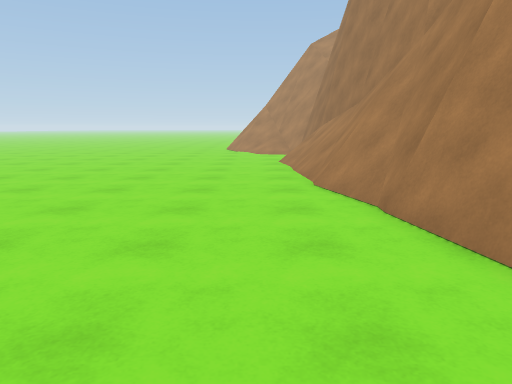
view 1 (above)

24 first-person views from a walk through a Unity game level. The camera is 1.4 m above the floor, tilts 10° down and sees 70° across. The floor is counted in squares, 1 m on a side. Each view is taken from the middle of a square. On the plan, view 1 faces up. The plan holds only what a view shows up to about 16 squares ahead; the rest is blank. The place goes on beyond the plan. The player is left out.

view 2
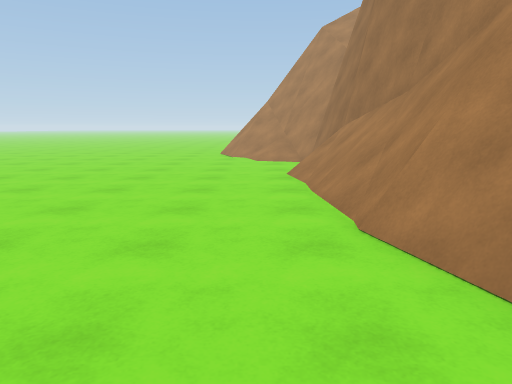

view 3
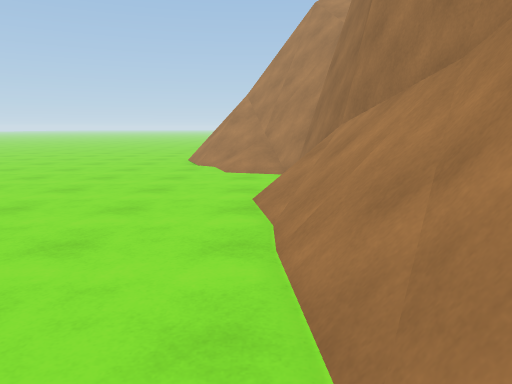

view 4
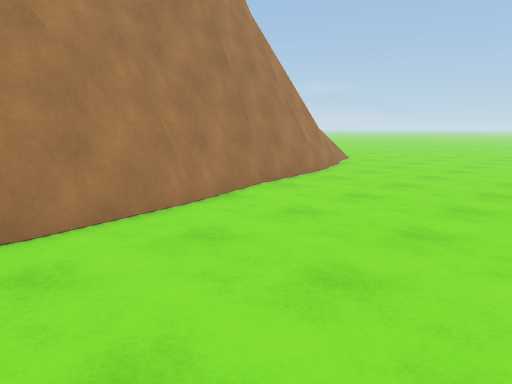

view 5
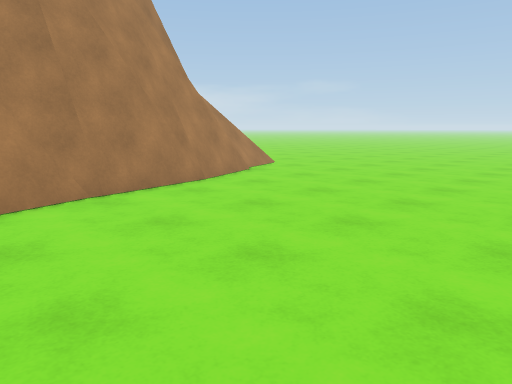

view 6
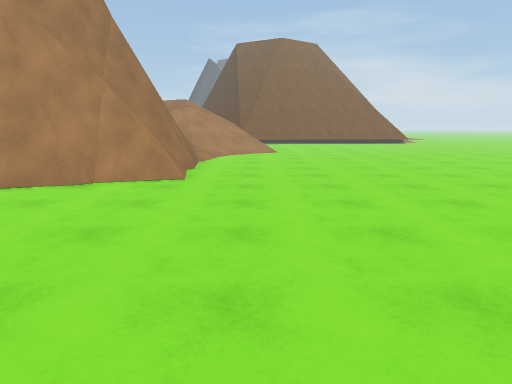

view 7
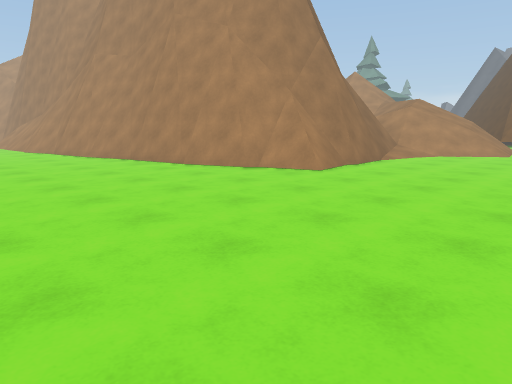

view 8
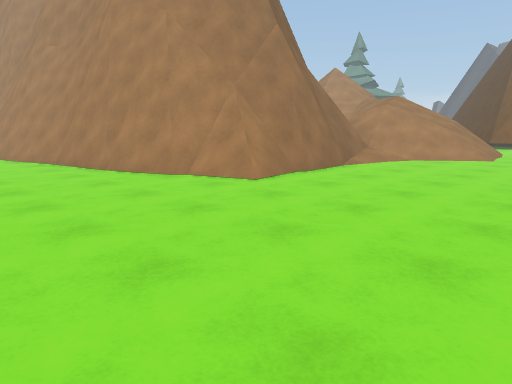

view 9
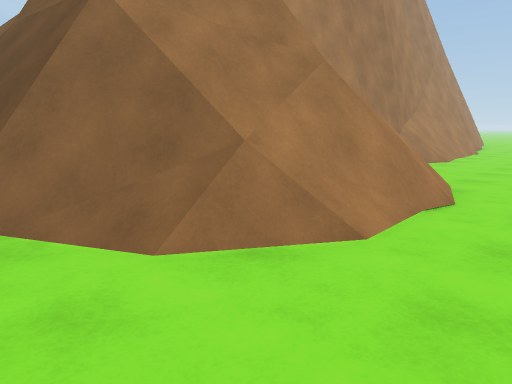

view 10
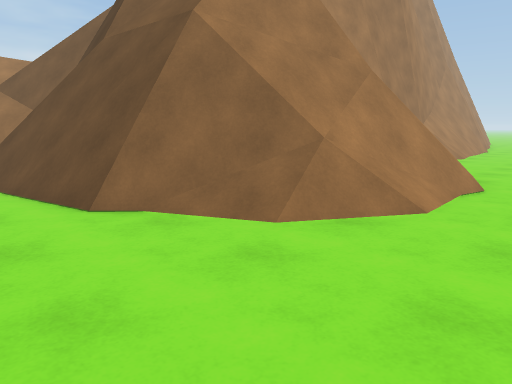

view 11
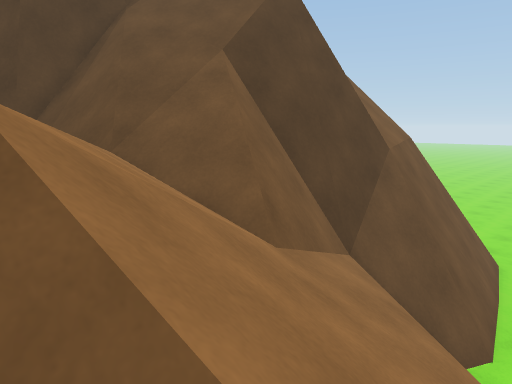

view 12
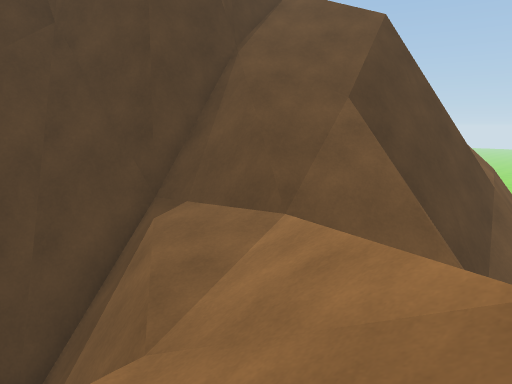

view 13
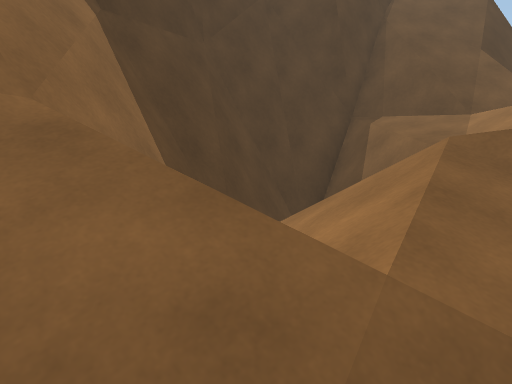

view 14
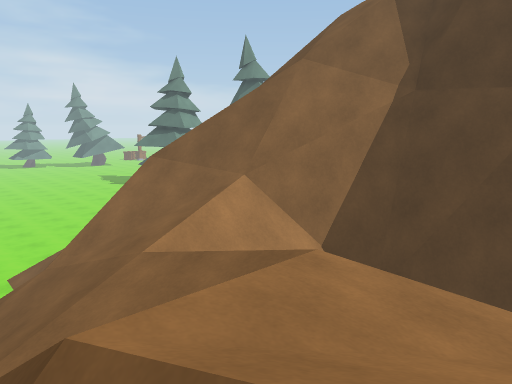

view 15
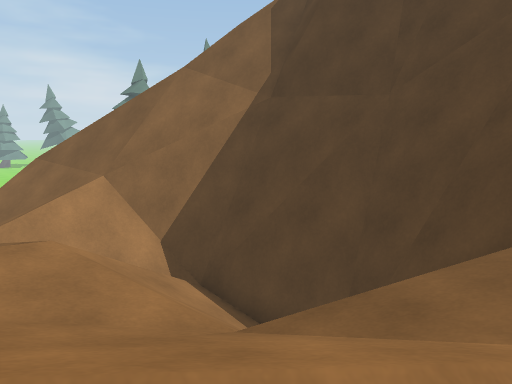

view 16
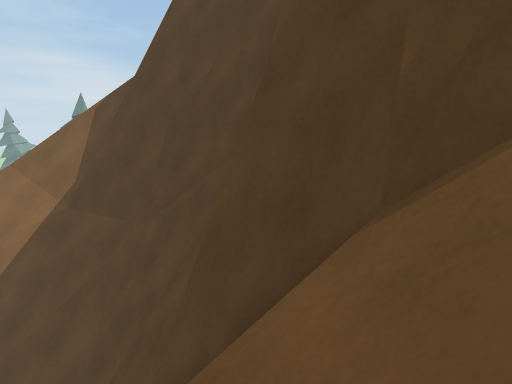

view 17
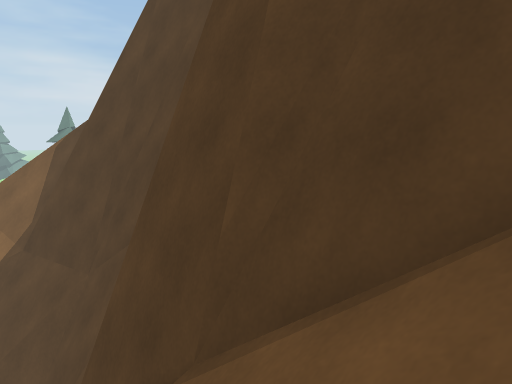

view 18
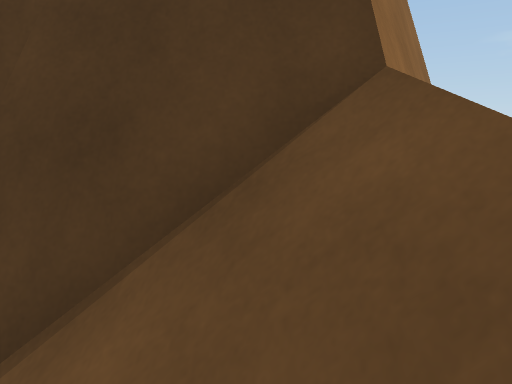

view 19
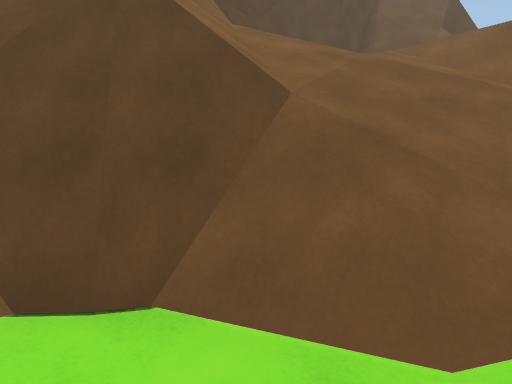

view 20
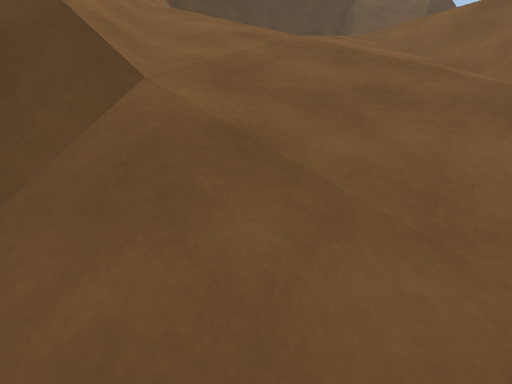

view 21
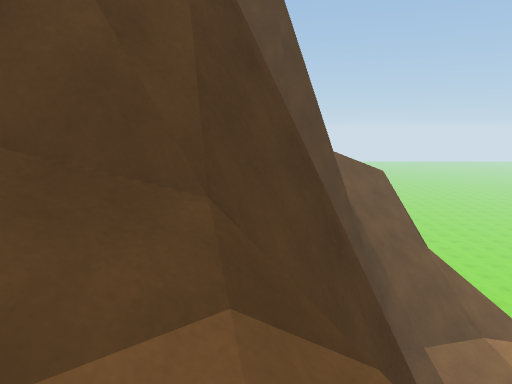

view 22
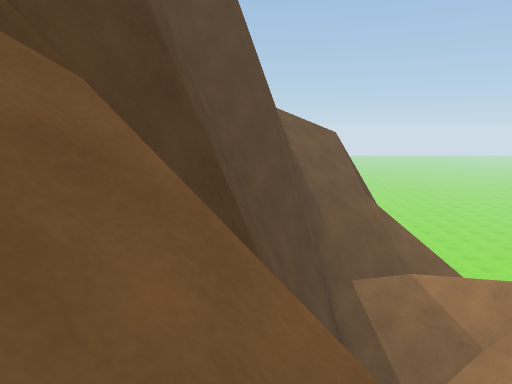

view 23
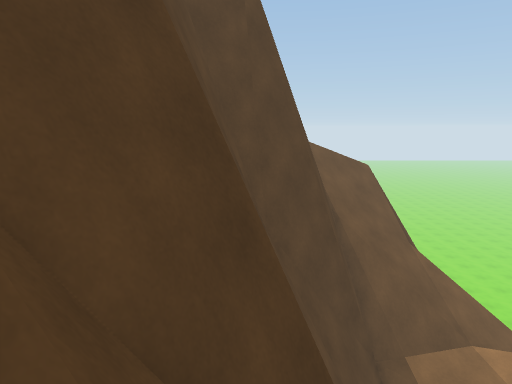

view 24
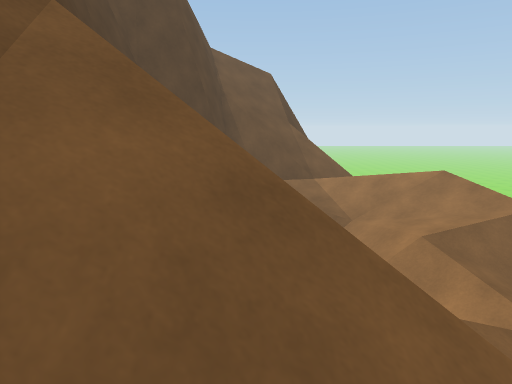

### Floor plan
Key: @ floor where view 1 was taken; # wall or solid block; . main floor; : floor 3.25 m higher than the main floor; + floor 3.5 m higher than the main floor; / step, stairs or slope; = window, fence, low wall or low ledge; ^ raised ledge; v drop or lower ground; O other object.
Columns run from 4 left of view 1 to 28 right of it. Each row starts with its distance up from view 1.
 33 . ..               /       ///. .
 32  ............ /////////////////.
 31 .......==##=///////////////////..
 30 ......#####////=/////++//////===.
 29 .....=###:===##=/////:://////=#=O
 28 ....O####^^^^=v///////////////vv=
 27  ..O=#  ^^=vvv///+:=////////////
 26  ..=### ^ vv////=//==///===/////
 25  ..###^ v  /////==v#===####////
 24 ...##=^    ////v=#v###^^^= ///
 23 ...=/=# ^v v=####^^#    =vv//
 22 ...=/=#^   #^^^ ^ ^^   vvv///
 21 ....//##  #^         ^==v///v
 20 ....//=#  #        #####=///
 19 ......##               ^#//
 18 ......##                #=
 17 ....../#
 16 ....../#
 15 .....//#
 14 ....../#^
 13 ......//#
 12 ....../=^
 11 ....../##
 10 ......##
  9 ......##
  8 ......=#
  7 ......=#
  6 ......=#
  5 .......#
  4  ......##
  3 .......##
  2  ......=#
  1 .......=#
  0 ....@...#
 -1  .......#
 -2  .......##
 -3  .......##
 -4  ........##
 -5  ........###
 -6   ........###   ##
 -7  .........=######=
 -8  .........=#.=...///
 -9  ..................//
-10 ....................//
-11  ..................../
-12 ......................
-13 .................
-14  ................
-15 . ...............

Where each view was taken, in squares from view 1:
view 1: 0 up, 0 right, facing up
view 2: 4 up, 0 right, facing up
view 3: 8 up, 1 right, facing up
view 4: 7 up, 3 left, facing down-right
view 5: 3 up, 4 left, facing down-right
view 6: 10 down, 4 left, facing right
view 7: 15 down, 4 left, facing up-right
view 8: 15 down, 1 left, facing up-right
view 9: 31 up, 4 left, facing down-right
view 10: 33 up, 4 left, facing down-right
view 11: 33 up, 15 right, facing down-left
view 12: 31 up, 17 right, facing down-left
view 13: 30 up, 23 right, facing down-left
view 14: 32 up, 16 right, facing down-right
view 15: 30 up, 13 right, facing down-right
view 16: 26 up, 9 right, facing down-right
view 17: 25 up, 8 right, facing down-right
view 18: 25 up, 8 right, facing down
view 19: 33 up, 28 right, facing down-left
view 20: 33 up, 26 right, facing down-left
view 21: 20 up, 23 right, facing left
view 22: 22 up, 24 right, facing left
view 23: 21 up, 22 right, facing left
view 24: 25 up, 26 right, facing left
